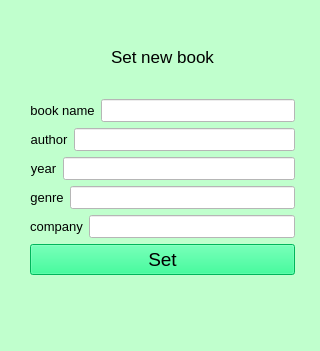
<?xml version="1.0" encoding="UTF-8"?>
<ui version="4.0">
 <class>AddBook</class>
 <widget class="QMainWindow" name="AddBook">
  <property name="geometry">
   <rect>
    <x>0</x>
    <y>0</y>
    <width>320</width>
    <height>351</height>
   </rect>
  </property>
  <property name="windowTitle">
   <string>MainWindow</string>
  </property>
  <property name="styleSheet">
   <string notr="true">background-color: rgb(192, 255, 205);</string>
  </property>
  <widget class="QWidget" name="centralwidget">
   <widget class="QWidget" name="">
    <property name="geometry">
     <rect>
      <x>30</x>
      <y>20</y>
      <width>265</width>
      <height>255</height>
     </rect>
    </property>
    <layout class="QVBoxLayout" name="verticalLayout_2">
     <item>
      <widget class="QLabel" name="label">
       <property name="font">
        <font>
         <pointsize>13</pointsize>
        </font>
       </property>
       <property name="text">
        <string>Set new book</string>
       </property>
       <property name="alignment">
        <set>Qt::AlignCenter</set>
       </property>
      </widget>
     </item>
     <item>
      <layout class="QVBoxLayout" name="verticalLayout">
       <item>
        <layout class="QHBoxLayout" name="horizontalLayout">
         <item>
          <widget class="QLabel" name="label_2">
           <property name="font">
            <font>
             <pointsize>10</pointsize>
            </font>
           </property>
           <property name="text">
            <string>book name</string>
           </property>
           <property name="alignment">
            <set>Qt::AlignCenter</set>
           </property>
          </widget>
         </item>
         <item>
          <widget class="QLineEdit" name="name">
           <property name="font">
            <font>
             <pointsize>10</pointsize>
            </font>
           </property>
           <property name="styleSheet">
            <string notr="true">background-color: rgb(255, 255, 255);</string>
           </property>
           <property name="maxLength">
            <number>20</number>
           </property>
           <property name="alignment">
            <set>Qt::AlignCenter</set>
           </property>
          </widget>
         </item>
        </layout>
       </item>
       <item>
        <layout class="QHBoxLayout" name="horizontalLayout_2">
         <item>
          <widget class="QLabel" name="label_3">
           <property name="font">
            <font>
             <pointsize>10</pointsize>
            </font>
           </property>
           <property name="text">
            <string>author</string>
           </property>
           <property name="alignment">
            <set>Qt::AlignCenter</set>
           </property>
          </widget>
         </item>
         <item>
          <widget class="QLineEdit" name="author">
           <property name="font">
            <font>
             <pointsize>10</pointsize>
            </font>
           </property>
           <property name="styleSheet">
            <string notr="true">background-color: rgb(255, 255, 255);</string>
           </property>
           <property name="maxLength">
            <number>20</number>
           </property>
           <property name="alignment">
            <set>Qt::AlignCenter</set>
           </property>
          </widget>
         </item>
        </layout>
       </item>
       <item>
        <layout class="QHBoxLayout" name="horizontalLayout_3">
         <item>
          <widget class="QLabel" name="label_4">
           <property name="font">
            <font>
             <pointsize>10</pointsize>
            </font>
           </property>
           <property name="text">
            <string>year</string>
           </property>
           <property name="alignment">
            <set>Qt::AlignCenter</set>
           </property>
          </widget>
         </item>
         <item>
          <widget class="QLineEdit" name="year">
           <property name="font">
            <font>
             <pointsize>10</pointsize>
            </font>
           </property>
           <property name="styleSheet">
            <string notr="true">background-color: rgb(255, 255, 255);</string>
           </property>
           <property name="maxLength">
            <number>20</number>
           </property>
           <property name="alignment">
            <set>Qt::AlignCenter</set>
           </property>
          </widget>
         </item>
        </layout>
       </item>
       <item>
        <layout class="QHBoxLayout" name="horizontalLayout_4">
         <item>
          <widget class="QLabel" name="label_5">
           <property name="font">
            <font>
             <pointsize>10</pointsize>
            </font>
           </property>
           <property name="text">
            <string>genre</string>
           </property>
           <property name="alignment">
            <set>Qt::AlignCenter</set>
           </property>
          </widget>
         </item>
         <item>
          <widget class="QLineEdit" name="genre">
           <property name="font">
            <font>
             <pointsize>10</pointsize>
            </font>
           </property>
           <property name="styleSheet">
            <string notr="true">background-color: rgb(255, 255, 255);</string>
           </property>
           <property name="maxLength">
            <number>20</number>
           </property>
           <property name="alignment">
            <set>Qt::AlignCenter</set>
           </property>
          </widget>
         </item>
        </layout>
       </item>
       <item>
        <layout class="QHBoxLayout" name="horizontalLayout_5">
         <item>
          <widget class="QLabel" name="label_6">
           <property name="font">
            <font>
             <pointsize>10</pointsize>
            </font>
           </property>
           <property name="text">
            <string>company</string>
           </property>
           <property name="alignment">
            <set>Qt::AlignCenter</set>
           </property>
          </widget>
         </item>
         <item>
          <widget class="QLineEdit" name="company">
           <property name="font">
            <font>
             <pointsize>10</pointsize>
            </font>
           </property>
           <property name="styleSheet">
            <string notr="true">background-color: rgb(255, 255, 255);</string>
           </property>
           <property name="maxLength">
            <number>20</number>
           </property>
           <property name="alignment">
            <set>Qt::AlignCenter</set>
           </property>
          </widget>
         </item>
        </layout>
       </item>
      </layout>
     </item>
     <item>
      <widget class="QPushButton" name="set">
       <property name="font">
        <font>
         <pointsize>14</pointsize>
        </font>
       </property>
       <property name="styleSheet">
        <string notr="true">background-color: rgb(0, 255, 127);</string>
       </property>
       <property name="text">
        <string>Set</string>
       </property>
      </widget>
     </item>
    </layout>
   </widget>
  </widget>
  <widget class="QMenuBar" name="menubar">
   <property name="geometry">
    <rect>
     <x>0</x>
     <y>0</y>
     <width>320</width>
     <height>26</height>
    </rect>
   </property>
  </widget>
  <widget class="QStatusBar" name="statusbar"/>
 </widget>
 <resources/>
 <connections/>
</ui>
